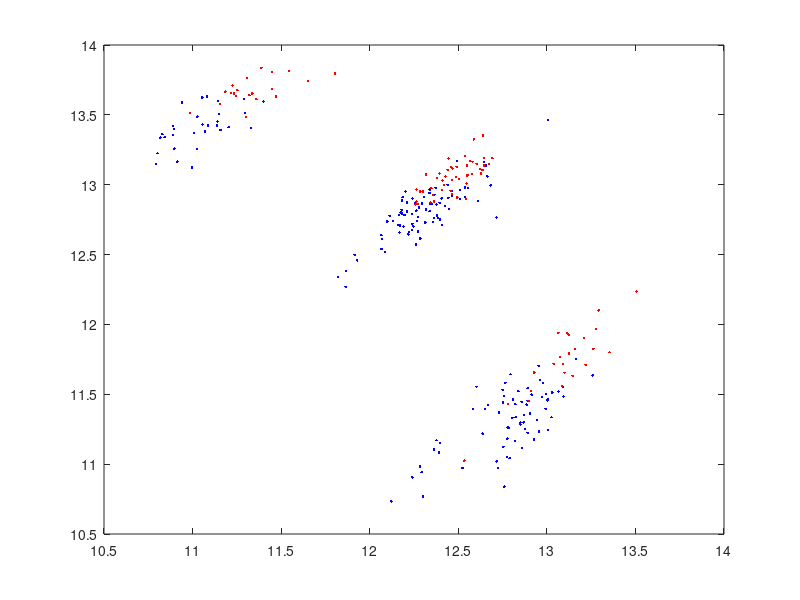

This figure's MATLAB source: (Note: this script raises an error after producing the figure.)
data = dlmread('SNP_A-1721275int.txt');
train_data = dlmread('SNP_A-1721275_train.txt');

c4 = 2;

c_aa = [13.0854384578; 11.7470601948];
E_aa = [32.3104794093 -19.9674186637;
        -19.9674186637 23.9591749814];
rho_aa = 66.0892137393;
E_aa = E_aa/((1+rho_aa)/c4);

c_ab = [12.4688805744; 13.0527713064];
E_ab = [32.8935946836 -16.7439154593;
        -16.7439154593 28.6796413384];
rho_ab = 46.9841189466;
E_ab = E_ab/((1+rho_ab)/c4);

c_bb = [11.4027965222; 13.6677924444];
E_bb = [20.0749398169 -13.143836991;
        -13.143836991 44.7413914249];
rho_bb = 44.1049172054;
E_bb = E_bb/((1+rho_bb)/c4);


figure;

% plot all data point
plot(data(:,1),data(:,2),'b.');
hold on;

% plot aa training data
plot(train_data(:,1),train_data(:,2),'r.');
hold on;

% plot aa ellipsoid
ellipse_plot(E_aa, c_aa);
hold on;
ellipse_plot(E_ab, c_ab);
hold on;
ellipse_plot(E_bb, c_bb);

xlabel('log(allele A intensity)');
ylabel('log(allele B intensity)');